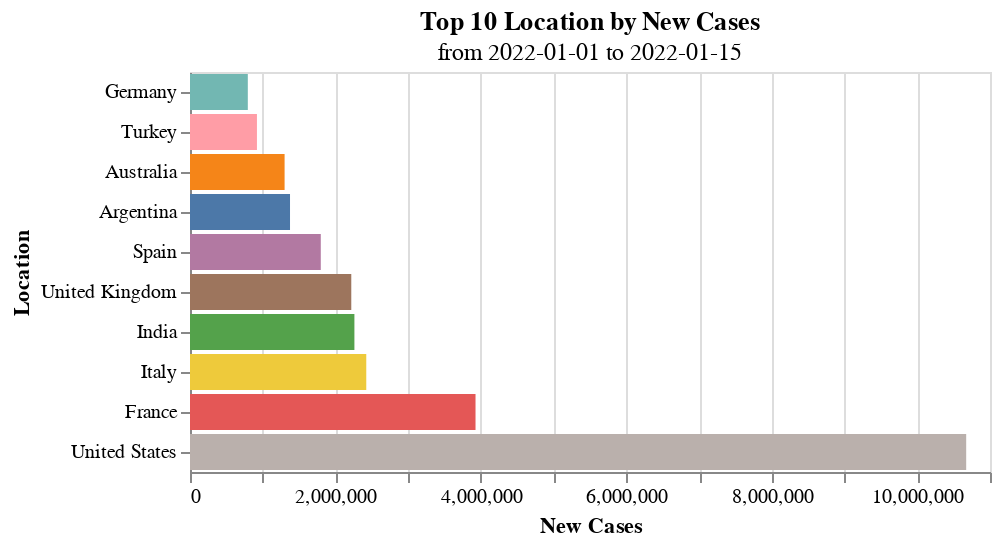

The notebook cell this image was saved under:
### Markdown cell above
We now create a summary bar graph using `plot_summary()` to visualize COVID-19 cases in different countries inside the specified time period.

### Code cell
plot_summary(df, var="location", val="new_cases", fun="sum", date_from="2022-01-01", date_to="2022-01-15", top_n=10)

### Figure 1 — Vega-Lite specification as saved in the notebook (floating-point values rounded to 4 significant figures)
{"config": {"view": {"continuousWidth": 400, "continuousHeight": 300}}, "data": {"name": "data-fb725266afceed39fdc55b949ae58bae"}, "mark": "bar", "encoding": {"color": {"field": "location", "legend": null, "type": "nominal"}, "x": {"field": "new_cases", "title": "New Cases", "type": "quantitative"}, "y": {"field": "location", "sort": "x", "title": "Location", "type": "nominal"}}, "title": {"text": "Top 10 Location by New Cases", "subtitle": ["from 2022-01-01 to 2022-01-15"]}, "$schema": "https://vega.github.io/schema/vega-lite/v4.17.0.json", "datasets": {"data-fb725266afceed39fdc55b949ae58bae": [{"location": "United States", "new_cases": 10670000.0}, {"location": "France", "new_cases": 3926000.0}, {"location": "Italy", "new_cases": 2424000.0}, {"location": "India", "new_cases": 2261000.0}, {"location": "United Kingdom", "new_cases": 2218000.0}, {"location": "Spain", "new_cases": 1798000.0}, {"location": "Argentina", "new_cases": 1375000.0}, {"location": "Australia", "new_cases": 1301000.0}, {"location": "Turkey", "new_cases": 920500.0}, {"location": "Germany", "new_cases": 795000.0}]}}
